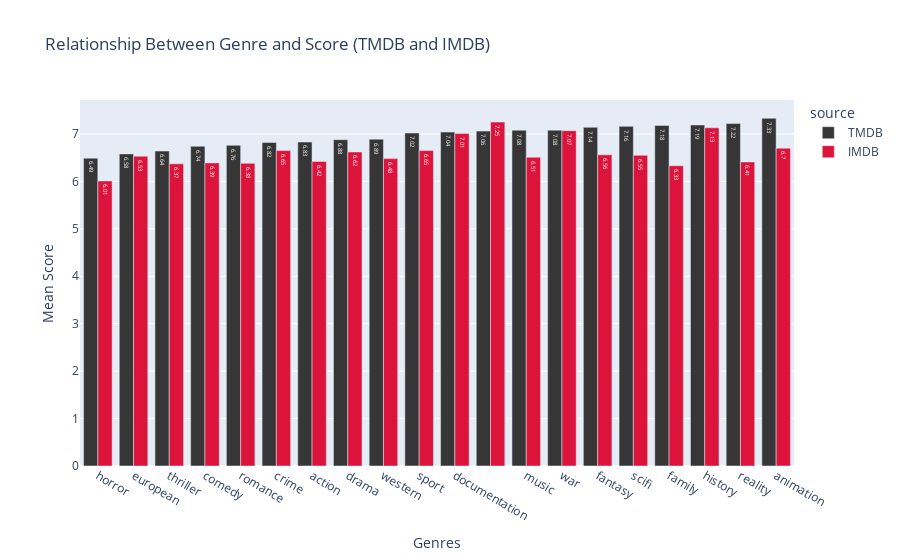

Here is the notebook cell this chart was saved with:
### Code cell
# Creating the bar chart for TMDB and IMDB together

mean_scores_t = df_titles.groupby('genres')['tmdb_score'].mean().sort_values().round(2)
mean_scores_i = df_titles.groupby('genres')['imdb_score'].mean().sort_values().round(2)

df_tmdb = mean_scores_t.reset_index()
df_tmdb['source'] = 'TMDB'
df_tmdb = df_tmdb.rename(columns={'tmdb_score': 'score'})

df_imdb = mean_scores_i.reset_index()
df_imdb['source'] = 'IMDB'
df_imdb = df_imdb.rename(columns={'imdb_score': 'score'})

combined_scores = pd.concat([df_tmdb, df_imdb])
#      genres  score source
# 0     drama   6.95   TMDB
# 1    comedy   7.63   TMDB
# 2    action   8.35   TMDB
# 0     drama   6.80   IMDB
# 1    comedy   7.13   IMDB
# 2    action   8.15   IMDB

fig = px.bar(
    combined_scores,
    x='genres',
    y='score',
    color='source', 
    barmode='group', 
    text_auto=True,
    title='Relationship Between Genre and Score (TMDB and IMDB)',
    color_discrete_map={'TMDB': '#363636', 'IMDB': '#DC143C'}
)

fig.update_layout(xaxis_title='Genres', yaxis_title='Mean Score')

# The chart is interactive, so github doesnt show it in preview

### Figure 1 — Plotly figure (JSON) as saved in the notebook; plotly's stock layout.template omitted (floating-point values rounded to 4 significant figures)
{"data": [{"alignmentgroup": "True", "hovertemplate": "source=TMDB<br>genres=%{x}<br>score=%{y}<extra></extra>", "legendgroup": "TMDB", "marker": {"color": "#363636", "pattern": {"shape": ""}}, "name": "TMDB", "offsetgroup": "TMDB", "orientation": "v", "showlegend": true, "textposition": "auto", "texttemplate": "%{y}", "type": "bar", "x": ["horror", "european", "thriller", "comedy", "romance", "crime", "action", "drama", "western", "sport", "documentation", "", "music", "war", "fantasy", "scifi", "family", "history", "reality", "animation"], "xaxis": "x", "y": [6.49, 6.58, 6.64, 6.74, 6.76, 6.82, 6.83, 6.88, 6.89, 7.02, 7.04, 7.06, 7.08, 7.08, 7.14, 7.16, 7.18, 7.19, 7.22, 7.33], "yaxis": "y"}, {"alignmentgroup": "True", "hovertemplate": "source=IMDB<br>genres=%{x}<br>score=%{y}<extra></extra>", "legendgroup": "IMDB", "marker": {"color": "#DC143C", "pattern": {"shape": ""}}, "name": "IMDB", "offsetgroup": "IMDB", "orientation": "v", "showlegend": true, "textposition": "auto", "texttemplate": "%{y}", "type": "bar", "x": ["horror", "family", "thriller", "romance", "comedy", "reality", "action", "western", "music", "european", "scifi", "fantasy", "drama", "crime", "sport", "animation", "documentation", "war", "history", ""], "xaxis": "x", "y": [6.01, 6.33, 6.37, 6.38, 6.39, 6.41, 6.42, 6.48, 6.51, 6.53, 6.55, 6.56, 6.62, 6.65, 6.65, 6.7, 7.01, 7.07, 7.13, 7.25], "yaxis": "y"}], "layout": {"barmode": "group", "legend": {"title": {"text": "source"}, "tracegroupgap": 0}, "title": {"text": "Relationship Between Genre and Score (TMDB and IMDB)"}, "xaxis": {"anchor": "y", "domain": [0, 1], "title": {"text": "Genres"}}, "yaxis": {"anchor": "x", "domain": [0, 1], "title": {"text": "Mean Score"}}}}
